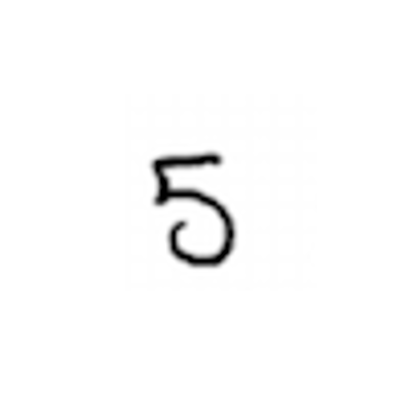
#> input picture P3/Python/5.png, 410 x 402 px
$ jupyter execute --allow-errors 'LKP3_G64170011_Rahayuning Hardatin_Sinergi.ipynb'
#> lines starting #> are read from the running program, lines starting #| are printed output that depends on the picture
## 1. Import Data (loading data in Python: csv, text, XML, image)

[cell 1]
# Membaca data dari file dengan format CSV
import pandas as pd
#> (the rest of this cell did not finish here and is left out)

[cell 2]
# Membaca data dari file dengan format text (delimeter)
print("\n read text data with tab delimiter")
#> (the rest of this cell did not finish here and is left out)

[cell 3]
# Membaca data dari URL
import pandas as pd
#> (the rest of this cell did not finish here and is left out)

### Membaca file dan menyajikan dalam bentuk grafik.
Untuk dapat menyajikan dalam bentuk grafik terlebih dahulu melakukan instalasi paket matplotlib.

[cell 4]
import numpy as sp
#> (the rest of this cell did not finish here and is left out)

#> (a cell that did not finish here is left out)

#> (a cell that did not finish here is left out)

## Operasi image pada Python

[cell 7]
import matplotlib.pyplot as plt
import cv2
import numpy as np
print("read images using opencv")
five = cv2.imread("5.png")
#> five is the input picture: shape (402, 410, 3); min 0, max 255, mean 250.8
print(five.shape)
#| (402, 410, 3)
print(five.size)
#| 494460
plt.imshow(five)
cv2.waitKey(0)

[cell 8]
# konversi image
import cv2
babon = cv2.imread("babon.jpg")
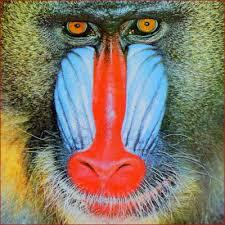
#> input picture P3/Python/babon.jpg, 225 x 225 px
#> babon is the input picture: shape (225, 225, 3); mean B, G, R 103.8, 120.5, 132.2
babon_gray = cv2.cvtColor(babon, cv2.COLOR_BGR2GRAY)
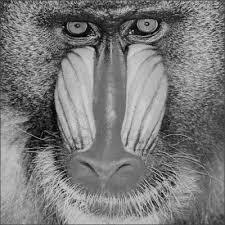
#> babon_gray: shape (225, 225); min 0, max 226, mean 122.1
plt.imshow(babon)

[cell 9]
plt.imshow(babon_gray)

[cell 10]
# mengambil nilai matriksnya
# acces pixel of images per postion
pixels = five[100,100]
#> pixels = [255, 255, 255]
print(pixels)
#| [255 255 255]
